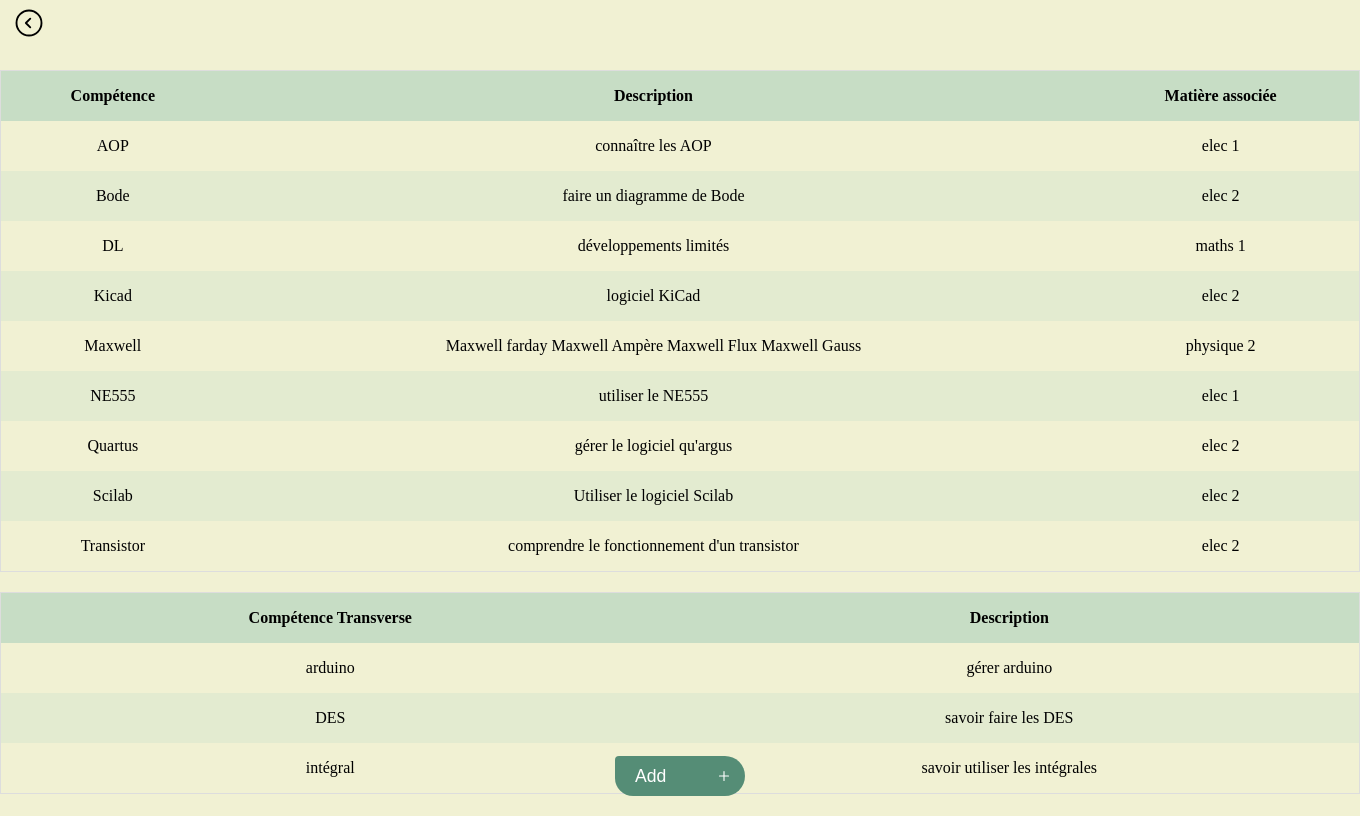
Screenshot of /Admin-Skillzz.php with the database file from the repository.
### tables this page shows
CREATE TABLE `CompTransverse` (
  `nomCompT` varchar(255) NOT NULL,
  `description` text NOT NULL,
  `evalProf` int(2) NOT NULL
);

### Admin-Skillzz.php (the view, shortened to what this page needs)
<?php
function getDatabaseConnection()
{
    try {
        $bdd = new PDO('mysql:host=localhost;dbname=skillzz;charset=utf8', 'root', 'root', array(PDO::ATTR_ERRMODE => PDO::ERRMODE_EXCEPTION));
        return $bdd;
    } catch (Exception $e) {
        die('Erreur : ' . $e->getMessage());
    }
}
function getAllComp()
{
    $bdd = getDatabaseConnection();
    $requete = 'SELECT * FROM compétence';
    $rows = $bdd->query($requete);
    return $rows;
}
function getAllCompTrans()
{
    $bdd = getDatabaseConnection();
    $requete = 'SELECT * FROM comptransverse';
    $rows = $bdd->query($requete);
    return $rows;
}
?>
<!DOCTYPE html>
<html lang="en">
<head>
    <link rel="stylesheet" href="Table.css">
</head>
<body>
    <?php
    $comp = getAllComp();
    $comp_trans = getAllCompTrans();
    ?>
    <div id="back">
    </div>
    <div class="table-container">
        <table>
            <thead>
                <tr>
                    <th>Compétence</th>
                    <th>Description</th>
                    <th>Matière associée</th>
                </tr>
            </thead>
            <tbody>
                <?php foreach ($comp as $ligne): ?>
                    <tr>
                        <td>
                            <?php echo $ligne['nomComp']; ?>
                        </td>
                        <td>
                            <?php echo $ligne['descriptions']; ?>
                        </td>
                        <td>
                            <?php echo $ligne['nomMatière']; ?>
                        </td>
                    </tr>
                <?php endforeach; ?>
            </tbody>
        </table>
        <table>
            <thead>
                <tr>
                    <th>Compétence Transverse</th>
                    <th>Description</th>
                </tr>
            </thead>
            <tbody>
                <?php foreach ($comp_trans as $ligne): ?>
                    <tr>
                        <td>
                            <?php echo $ligne['nomCompT']; ?>
                        </td>
                        <td>
                            <?php echo $ligne['description']; ?>
                        </td>
                    </tr>
                <?php endforeach; ?>
            </tbody>
        </table>
    </div>
    <div class="btn-container">
        <button class="Btn" id="f-add">Add
            <svg id="add" class="svg" width="24px" height="24px" stroke-width="1.5" viewBox="0 0 24 24" fill="white"
                xmlns="http://www.w3.org/2000/svg" color="#ffffff">
                <path d="M6 12h6m6 0h-6m0 0V6m0 6v6" stroke="#ffffff" stroke-width="1.5" stroke-linecap="round"
                    stroke-linejoin="round"></path>
            </svg>
        </button>
    </div>
</body>
</html>

### Table.css (style rules this page uses)
body { display: flex; justify-content: center; min-height: 100vh; background: #F1F1D3; overflow-x: hidden; }
#back { position: fixed; top: 1%; left: 1%; cursor: pointer; z-index: 999; }
.table-container { display: block; width: 100%; position: absolute; top: 70px; }
table { border-collapse: collapse; border-spacing: 0; width: 100%; border: 1px solid #ddd; margin-bottom: 20px; }
thead tr { background-color: #C7DDC5; }
th, td { text-align: center; padding: 16px; }
tr:nth-child(even) { background-color: #E3EBD0; }
.btn-container { display: flex; position: fixed; bottom: 10px; left: 50%; transform: translateX(-50%); }
.Btn { position: relative; display: flex; align-items: center; justify-content: flex-start; width: 130px; height: 40px; border: none; padding: 0 20px; margin: 10px; background-color: #558d76; color: #fff; font-size: 1.1em; cursor: pointer; border-radius: 10px 50px 50px 45px; transition: all .4s; }
.svg { width: 13px; position: absolute; right: 0; margin-right: 20px; fill: white; transition-duration: .4s; }
#delete, #add { width: 18px; margin-right: 12px; }

### rows the page displays
compétence: nomComp "AOP", descriptions "connaître les AOP", nomMatière "elec 1"
compétence: nomComp "Bode", descriptions "faire un diagramme de Bode", nomMatière "elec 2"
compétence: nomComp "DL", descriptions "développements limités", nomMatière "maths 1"
compétence: nomComp "Kicad", descriptions "logiciel KiCad", nomMatière "elec 2"
compétence: nomComp "Maxwell", descriptions "Maxwell farday Maxwell Ampère Maxwell Flux Maxwell Gauss", nomMatière "physique 2"
compétence: nomComp "NE555", descriptions "utiliser le NE555", nomMatière "elec 1"
compétence: nomComp "Quartus", descriptions "gérer le logiciel qu'argus", nomMatière "elec 2"
compétence: nomComp "Scilab", descriptions "Utiliser le logiciel Scilab", nomMatière "elec 2"
compétence: nomComp "Transistor", descriptions "comprendre le fonctionnement d'un transistor", nomMatière "elec 2"
comptransverse: nomCompT "arduino", description "gérer arduino"
comptransverse: nomCompT "DES", description "savoir faire les DES"
comptransverse: nomCompT "intégral", description "savoir utiliser les intégrales"
